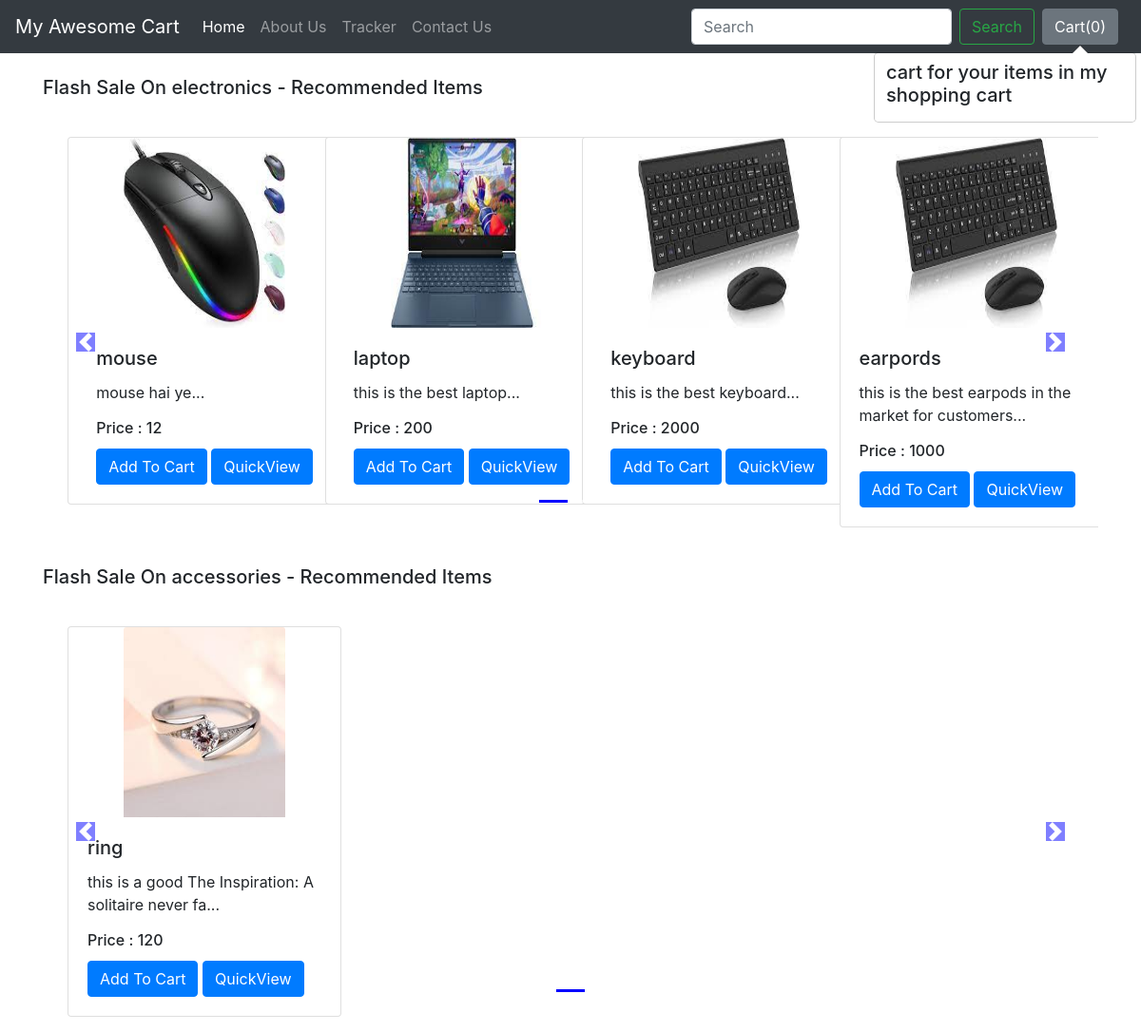
The app's page /shop/ with its own data.
### shop/models.py (models this page shows, shortened)
class Product(models.Model):
    product_id = models.AutoField
    product_name = models.CharField(max_length=50)
    category = models.CharField(max_length=50,default ="")
    subcategory = models.CharField(max_length=50,default="")
    price = models.IntegerField(default=0)
    desc = models.CharField(max_length=300)
    pub_date = models.DateField()
    image = models.ImageField(upload_to="shop/images",default="")

### shop/views.py (the view)
# urls.py: path('', views.index,name='Home'),
def index(request):
    allProds = []
    catprods = Product.objects.values('category', 'id')
    cats = {item['category'] for item in catprods}
    for cat in cats:
        prod = Product.objects.filter(category=cat)
        n = len(prod)
        nSlides = n // 4 + ceil((n / 4) - (n // 4))
        allProds.append([prod, range(1, nSlides), nSlides])
    params = {'allProds':allProds}
    return render(request, 'shop/index.html', params)

### shop/templates/shop/index.html (shortened to what this page needs)
{% extends 'shop/basic.html' %}
{% block body %}
{% load static %}
<div class="container">
    {% for product, range, nSlides in allProds %}
    <h5 class="my-4">Flash Sale On {{product.0.category}} - Recommended Items</h5>
    <div class="row">
        <div id="demo{{forloop.counter}}" class="col carousel slide my-3" data-ride="carousel">
            <ul class="carousel-indicators">
                <li data-target="#demo{{forloop.counter}}" data-slide-to="0" class="active"></li>
                {% for i in range %}
                <li data-target="#demo{{forloop.parentloop.counter}}" data-slide-to="{{i}}"></li>
                {% endfor %}
            </ul>
            <div class="container carousel-inner no-padding">
                <div class="carousel-item active">
                    {% for i in product %}
                    <div class="col-xs-3 col-sm-3 col-md-3">
                        <div class="card align-items-center" style="width: 18rem;">
                            <img src='/media/{{i.image}}' class="card-img-top" alt="...">
                            <div class="card-body">
                                <h5 class="card-title" id="namepr{{i.id}}">{{i.product_name}}</h5>
                                <p class="card-text">{{i.desc|slice:"0:53"}}...</p>
                                <h6 class="card-title" >Price : <span id="pricepr{{i.id}}">{{i.price}}</span></h6>
                                <span id="divpr{{i.id}}" class="divpr">
                                    <button id="pr{{i.id}}" class="btn btn-primary cart">Add To Cart</button>
                                </span>
                                <a href="/shop/products/{{i.id}}"><button id="qv{{i.id}}" class="btn btn-primary cart">QuickView</button></a>
                            </div>
                        </div>
                    </div>
                    {% if forloop.counter|divisibleby:4 and forloop.counter > 0 and not forloop.last %}
                </div>
                <div class="carousel-item">
                    {% endif %}
                    {% endfor %}
                </div>
            </div>
        </div>
        <a class="carousel-control-prev" href="#demo{{forloop.counter}}" data-slide="prev">
            <span class="carousel-control-prev-icon"></span>
        </a>
        <a class="carousel-control-next" href="#demo{{forloop.counter}}" data-slide="next">
            <span class="carousel-control-next-icon"></span>
        </a>
    </div>
    {% endfor %}
</div>
{% endblock %}

### records on screen
Product: category "electronics", image (picture), product_name "mouse", desc "mouse hai ye", price "12"
Product: image (picture), product_name "laptop", desc "this is the best laptop", price "200"
Product: image (picture), product_name "keyboard", desc "this is the best keyboard", price "2000"
Product: image (picture), product_name "earpords", desc "this is the best earpods in the market for customers", price "1000"
Product: category "accessories", image (picture), product_name "ring", desc "this is a good The Inspiration: A solitaire never fa", price "120"
